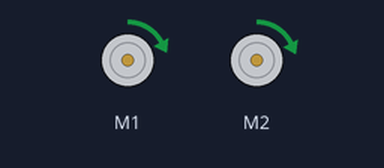
This sketch was run on a simulated Arduino Uno, built with avr-gcc and run on an emulated ATmega328P. Parts: 2 × DC motor (green arrow = forward, orange = backward, longer = faster). What the sketch prints to the serial monitor is not drawn.

Above: at 0.15 s.
At 6.65 s:
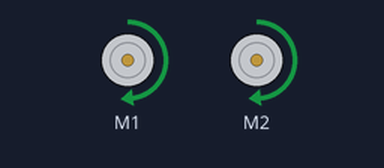
At 17.7 s:
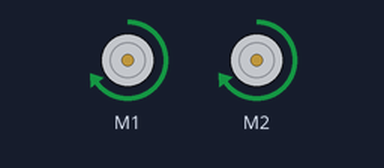
At 37.6 s:
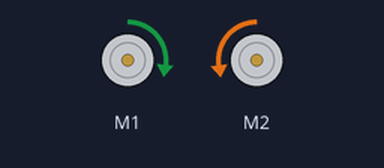
Timing chart, 0 to 39.1 s (numbered marks = the images above):
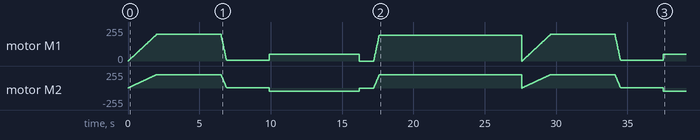

The sketch:

test1.ino
```cpp
#include <Wire.h>
#include <Adafruit_MotorShield.h>
#include "utility/Adafruit_MS_PWMServoDriver.h"

Adafruit_MotorShield AFMS = Adafruit_MotorShield();
Adafruit_DCMotor *myMotor1 = AFMS.getMotor(1);
Adafruit_DCMotor *myMotor2 = AFMS.getMotor(2);

void setup() {
  Serial.begin(9600);           // set up Serial library at 9600 bps
  Serial.println("Adafruit Motorshield v2 - DC Motor test!");
  AFMS.begin();

  // Set the speed to start, from 30 (off) to 255 (max speed)

  //myMotor1->run(FORWARD);
  //myMotor2->run(FORWARD);
  // turn on motor
  //myMotor1->run(RELEASE);
  //myMotor2->run(RELEASE);
}

void loop() {
//    int state;
//  if (Serial.available()>0){
//    state = Serial.read();}
//
//  if (int state == 1){
//  Serial.print("Hello World");
  int i;

  Serial.print("tick");
  //test motor forward
  myMotor1->run(FORWARD);
  myMotor2->run(FORWARD);

  for (i=0; i<200; i++) {
    myMotor1->setSpeed(i);
    myMotor2->setSpeed(i+2);
    delay(10);
  }
delay(4500);

  for (i=200; i>0; i=i-5) {
    myMotor1->setSpeed(i);
    myMotor2->setSpeed(i+2);
    delay(10);  }
    delay(3000);


  //test turning to the right
  Serial.print("clockwise");
  myMotor1->setSpeed(50);
  myMotor2->setSpeed(52);
  myMotor1->run(FORWARD);
  myMotor2->run(BACKWARD);
  delay(6300);

  Serial.print("tech");
  myMotor1->run(RELEASE);
  myMotor2->run(RELEASE);
  delay(1000);


  myMotor1->run(FORWARD);
  myMotor2->run(FORWARD);

  for (i=0; i<200; i=i+5) {
    myMotor1->setSpeed(i);
    myMotor2->setSpeed(i+1);
    delay(10);
  }
delay(10000);
  myMotor1->run(RELEASE);
  myMotor2->run(RELEASE);

  }
```
